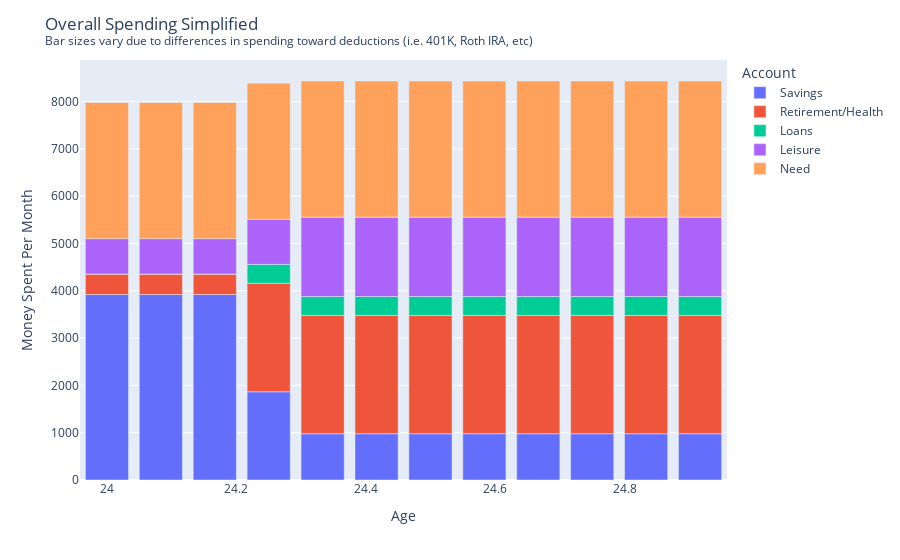

The notebook cell this image was saved under:
### Code cell
# Extract the required columns
plot_dat = results['Simplified Spending'].with_columns((pl.col("Years") + current_age).alias("Age")).drop("Years").filter(pl.col("Age") < current_age+look_ahead_years)

# Plot each account value over the years
fig = px.bar(plot_dat.melt(id_vars="Age").rename(mapping={"variable" : "Account"}), x="Age", y="value", color='Account')

# Update layout and show the plot
fig.update_layout(title = "Overall Spending Simplified <br><sup>Bar sizes vary due to differences in spending toward deductions (i.e. 401K, Roth IRA, etc)</sup>", xaxis_title='Age', yaxis_title='Money Spent Per Month')
fig.show()

### Figure 1 — Plotly figure (JSON) as saved in the notebook; plotly's stock layout.template omitted (floating-point values rounded to 4 significant figures)
{"data": [{"alignmentgroup": "True", "hovertemplate": "Account=Savings<br>Age=%{x}<br>value=%{y}<extra></extra>", "legendgroup": "Savings", "marker": {"color": "#636efa", "pattern": {"shape": ""}}, "name": "Savings", "offsetgroup": "Savings", "orientation": "v", "showlegend": true, "textposition": "auto", "type": "bar", "x": [24, 24.08, 24.17, 24.25, 24.33, 24.42, 24.5, 24.58, 24.67, 24.75, 24.83, 24.92], "xaxis": "x", "y": [3920.0, 3920.0, 3920.0, 1865.0, 977.9, 977.9, 977.9, 977.9, 977.9, 977.9, 977.9, 977.9], "yaxis": "y"}, {"alignmentgroup": "True", "hovertemplate": "Account=Retirement/Health<br>Age=%{x}<br>value=%{y}<extra></extra>", "legendgroup": "Retirement/Health", "marker": {"color": "#EF553B", "pattern": {"shape": ""}}, "name": "Retirement/Health", "offsetgroup": "Retirement/Health", "orientation": "v", "showlegend": true, "textposition": "auto", "type": "bar", "x": [24, 24.08, 24.17, 24.25, 24.33, 24.42, 24.5, 24.58, 24.67, 24.75, 24.83, 24.92], "xaxis": "x", "y": [433.3, 433.3, 433.3, 2293.0, 2500, 2500, 2500, 2500, 2500, 2500, 2500, 2500], "yaxis": "y"}, {"alignmentgroup": "True", "hovertemplate": "Account=Loans<br>Age=%{x}<br>value=%{y}<extra></extra>", "legendgroup": "Loans", "marker": {"color": "#00cc96", "pattern": {"shape": ""}}, "name": "Loans", "offsetgroup": "Loans", "orientation": "v", "showlegend": true, "textposition": "auto", "type": "bar", "x": [24, 24.08, 24.17, 24.25, 24.33, 24.42, 24.5, 24.58, 24.67, 24.75, 24.83, 24.92], "xaxis": "x", "y": [0, 0, 0, 400, 400, 400, 400, 400, 400, 400, 400, 400], "yaxis": "y"}, {"alignmentgroup": "True", "hovertemplate": "Account=Leisure<br>Age=%{x}<br>value=%{y}<extra></extra>", "legendgroup": "Leisure", "marker": {"color": "#ab63fa", "pattern": {"shape": ""}}, "name": "Leisure", "offsetgroup": "Leisure", "orientation": "v", "showlegend": true, "textposition": "auto", "type": "bar", "x": [24, 24.08, 24.17, 24.25, 24.33, 24.42, 24.5, 24.58, 24.67, 24.75, 24.83, 24.92], "xaxis": "x", "y": [747.7, 747.7, 747.7, 952.2, 1678.0, 1678.0, 1678.0, 1678.0, 1678.0, 1678.0, 1678.0, 1678.0], "yaxis": "y"}, {"alignmentgroup": "True", "hovertemplate": "Account=Need<br>Age=%{x}<br>value=%{y}<extra></extra>", "legendgroup": "Need", "marker": {"color": "#FFA15A", "pattern": {"shape": ""}}, "name": "Need", "offsetgroup": "Need", "orientation": "v", "showlegend": true, "textposition": "auto", "type": "bar", "x": [24, 24.08, 24.17, 24.25, 24.33, 24.42, 24.5, 24.58, 24.67, 24.75, 24.83, 24.92], "xaxis": "x", "y": [2878.0, 2878.0, 2878.0, 2878.0, 2878.0, 2878.0, 2878.0, 2878.0, 2878.0, 2878.0, 2878.0, 2878.0], "yaxis": "y"}], "layout": {"barmode": "relative", "legend": {"title": {"text": "Account"}, "tracegroupgap": 0}, "margin": {"t": 60}, "title": {"text": "Overall Spending Simplified <br><sup>Bar sizes vary due to differences in spending toward deductions (i.e. 401K, Roth IRA, etc)</sup>"}, "xaxis": {"anchor": "y", "domain": [0, 1], "title": {"text": "Age"}}, "yaxis": {"anchor": "x", "domain": [0, 1], "title": {"text": "Money Spent Per Month"}}}}
